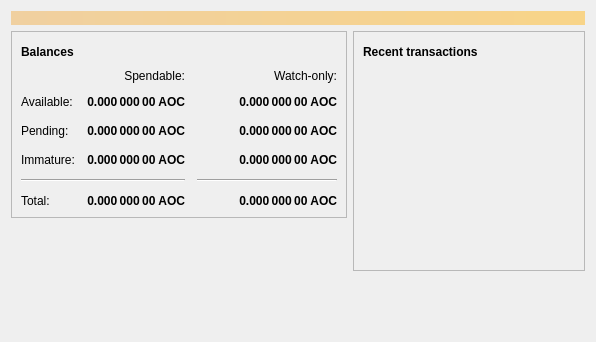
<?xml version="1.0" encoding="UTF-8"?>
<ui version="4.0">
 <class>OverviewPage</class>
 <widget class="QWidget" name="OverviewPage">
  <property name="geometry">
   <rect>
    <x>0</x>
    <y>0</y>
    <width>596</width>
    <height>342</height>
   </rect>
  </property>
  <property name="windowTitle">
   <string>Form</string>
  </property>
  <layout class="QVBoxLayout" name="topLayout">
   <item>
    <widget class="QLabel" name="labelAlerts">
     <property name="visible">
      <bool>false</bool>
     </property>
     <property name="styleSheet">
      <string notr="true">QLabel { background-color: qlineargradient(x1: 0, y1: 0, x2: 1, y2: 0, stop:0 #F0D0A0, stop:1 #F8D488); color:#000000; }</string>
     </property>
     <property name="wordWrap">
      <bool>true</bool>
     </property>
     <property name="margin">
      <number>3</number>
     </property>
     <property name="textInteractionFlags">
      <set>Qt::TextSelectableByMouse</set>
     </property>
    </widget>
   </item>
   <item>
    <layout class="QHBoxLayout" name="horizontalLayout" stretch="1,1">
     <item>
      <layout class="QVBoxLayout" name="verticalLayout_2">
       <item>
        <widget class="QFrame" name="frame">
         <property name="frameShape">
          <enum>QFrame::StyledPanel</enum>
         </property>
         <property name="frameShadow">
          <enum>QFrame::Raised</enum>
         </property>
         <layout class="QVBoxLayout" name="verticalLayout_4">
          <item>
           <layout class="QHBoxLayout" name="horizontalLayout_4">
            <item>
             <widget class="QLabel" name="label_5">
              <property name="font">
               <font>
                <weight>75</weight>
                <bold>true</bold>
               </font>
              </property>
              <property name="text">
               <string>Balances</string>
              </property>
             </widget>
            </item>
            <item>
             <widget class="QPushButton" name="labelWalletStatus">
              <property name="enabled">
               <bool>true</bool>
              </property>
              <property name="maximumSize">
               <size>
                <width>30</width>
                <height>16777215</height>
               </size>
              </property>
              <property name="toolTip">
               <string>The displayed information may be out of date. Your wallet automatically synchronizes with the Aocoin network after a connection is established, but this process has not completed yet.</string>
              </property>
              <property name="text">
               <string/>
              </property>
              <property name="icon">
               <iconset resource="../bitcoin.qrc">
                <normaloff>:/icons/warning</normaloff>
                <disabledoff>:/icons/warning</disabledoff>:/icons/warning</iconset>
              </property>
              <property name="iconSize">
               <size>
                <width>24</width>
                <height>24</height>
               </size>
              </property>
              <property name="flat">
               <bool>true</bool>
              </property>
             </widget>
            </item>
            <item>
             <spacer name="horizontalSpacer_3">
              <property name="orientation">
               <enum>Qt::Horizontal</enum>
              </property>
              <property name="sizeHint" stdset="0">
               <size>
                <width>40</width>
                <height>20</height>
               </size>
              </property>
             </spacer>
            </item>
           </layout>
          </item>
          <item>
           <layout class="QGridLayout" name="gridLayout">
            <property name="spacing">
             <number>12</number>
            </property>
            <item row="2" column="2">
             <widget class="QLabel" name="labelWatchPending">
              <property name="font">
               <font>
                <weight>75</weight>
                <bold>true</bold>
               </font>
              </property>
              <property name="cursor">
               <cursorShape>IBeamCursor</cursorShape>
              </property>
              <property name="toolTip">
               <string>Unconfirmed transactions to watch-only addresses</string>
              </property>
              <property name="text">
               <string notr="true">0.000 000 00 AOC</string>
              </property>
              <property name="alignment">
               <set>Qt::AlignRight|Qt::AlignTrailing|Qt::AlignVCenter</set>
              </property>
              <property name="textInteractionFlags">
               <set>Qt::LinksAccessibleByMouse|Qt::TextSelectableByKeyboard|Qt::TextSelectableByMouse</set>
              </property>
             </widget>
            </item>
            <item row="2" column="1">
             <widget class="QLabel" name="labelUnconfirmed">
              <property name="font">
               <font>
                <weight>75</weight>
                <bold>true</bold>
               </font>
              </property>
              <property name="cursor">
               <cursorShape>IBeamCursor</cursorShape>
              </property>
              <property name="toolTip">
               <string>Total of transactions that have yet to be confirmed, and do not yet count toward the spendable balance</string>
              </property>
              <property name="text">
               <string notr="true">0.000 000 00 AOC</string>
              </property>
              <property name="alignment">
               <set>Qt::AlignRight|Qt::AlignTrailing|Qt::AlignVCenter</set>
              </property>
              <property name="textInteractionFlags">
               <set>Qt::LinksAccessibleByMouse|Qt::TextSelectableByKeyboard|Qt::TextSelectableByMouse</set>
              </property>
             </widget>
            </item>
            <item row="3" column="2">
             <widget class="QLabel" name="labelWatchImmature">
              <property name="font">
               <font>
                <weight>75</weight>
                <bold>true</bold>
               </font>
              </property>
              <property name="cursor">
               <cursorShape>IBeamCursor</cursorShape>
              </property>
              <property name="toolTip">
               <string>Mined balance in watch-only addresses that has not yet matured</string>
              </property>
              <property name="text">
               <string notr="true">0.000 000 00 AOC</string>
              </property>
              <property name="alignment">
               <set>Qt::AlignRight|Qt::AlignTrailing|Qt::AlignVCenter</set>
              </property>
              <property name="textInteractionFlags">
               <set>Qt::LinksAccessibleByMouse|Qt::TextSelectableByKeyboard|Qt::TextSelectableByMouse</set>
              </property>
             </widget>
            </item>
            <item row="4" column="0" colspan="2">
             <widget class="Line" name="line">
              <property name="orientation">
               <enum>Qt::Horizontal</enum>
              </property>
             </widget>
            </item>
            <item row="4" column="2">
             <widget class="Line" name="lineWatchBalance">
              <property name="sizePolicy">
               <sizepolicy hsizetype="Preferred" vsizetype="Fixed">
                <horstretch>0</horstretch>
                <verstretch>0</verstretch>
               </sizepolicy>
              </property>
              <property name="minimumSize">
               <size>
                <width>140</width>
                <height>0</height>
               </size>
              </property>
              <property name="orientation">
               <enum>Qt::Horizontal</enum>
              </property>
             </widget>
            </item>
            <item row="5" column="0">
             <widget class="QLabel" name="labelTotalText">
              <property name="text">
               <string>Total:</string>
              </property>
             </widget>
            </item>
            <item row="3" column="1">
             <widget class="QLabel" name="labelImmature">
              <property name="font">
               <font>
                <weight>75</weight>
                <bold>true</bold>
               </font>
              </property>
              <property name="cursor">
               <cursorShape>IBeamCursor</cursorShape>
              </property>
              <property name="toolTip">
               <string>Mined balance that has not yet matured</string>
              </property>
              <property name="text">
               <string notr="true">0.000 000 00 AOC</string>
              </property>
              <property name="alignment">
               <set>Qt::AlignRight|Qt::AlignTrailing|Qt::AlignVCenter</set>
              </property>
              <property name="textInteractionFlags">
               <set>Qt::LinksAccessibleByMouse|Qt::TextSelectableByKeyboard|Qt::TextSelectableByMouse</set>
              </property>
             </widget>
            </item>
            <item row="2" column="3">
             <spacer name="horizontalSpacer_2">
              <property name="orientation">
               <enum>Qt::Horizontal</enum>
              </property>
              <property name="sizeHint" stdset="0">
               <size>
                <width>40</width>
                <height>20</height>
               </size>
              </property>
             </spacer>
            </item>
            <item row="3" column="0">
             <widget class="QLabel" name="labelImmatureText">
              <property name="text">
               <string>Immature:</string>
              </property>
             </widget>
            </item>
            <item row="5" column="1">
             <widget class="QLabel" name="labelTotal">
              <property name="font">
               <font>
                <weight>75</weight>
                <bold>true</bold>
               </font>
              </property>
              <property name="cursor">
               <cursorShape>IBeamCursor</cursorShape>
              </property>
              <property name="toolTip">
               <string>Your current total balance</string>
              </property>
              <property name="text">
               <string notr="true">0.000 000 00 AOC</string>
              </property>
              <property name="alignment">
               <set>Qt::AlignRight|Qt::AlignTrailing|Qt::AlignVCenter</set>
              </property>
              <property name="textInteractionFlags">
               <set>Qt::LinksAccessibleByMouse|Qt::TextSelectableByKeyboard|Qt::TextSelectableByMouse</set>
              </property>
             </widget>
            </item>
            <item row="5" column="2">
             <widget class="QLabel" name="labelWatchTotal">
              <property name="font">
               <font>
                <weight>75</weight>
                <bold>true</bold>
               </font>
              </property>
              <property name="cursor">
               <cursorShape>IBeamCursor</cursorShape>
              </property>
              <property name="toolTip">
               <string>Current total balance in watch-only addresses</string>
              </property>
              <property name="text">
               <string notr="true">0.000 000 00 AOC</string>
              </property>
              <property name="alignment">
               <set>Qt::AlignRight|Qt::AlignTrailing|Qt::AlignVCenter</set>
              </property>
              <property name="textInteractionFlags">
               <set>Qt::LinksAccessibleByMouse|Qt::TextSelectableByKeyboard|Qt::TextSelectableByMouse</set>
              </property>
             </widget>
            </item>
            <item row="0" column="2">
             <widget class="QLabel" name="labelWatchonly">
              <property name="text">
               <string>Watch-only:</string>
              </property>
              <property name="alignment">
               <set>Qt::AlignRight|Qt::AlignTrailing|Qt::AlignVCenter</set>
              </property>
             </widget>
            </item>
            <item row="1" column="0">
             <widget class="QLabel" name="labelBalanceText">
              <property name="text">
               <string>Available:</string>
              </property>
             </widget>
            </item>
            <item row="1" column="1">
             <widget class="QLabel" name="labelBalance">
              <property name="font">
               <font>
                <weight>75</weight>
                <bold>true</bold>
               </font>
              </property>
              <property name="cursor">
               <cursorShape>IBeamCursor</cursorShape>
              </property>
              <property name="toolTip">
               <string>Your current spendable balance</string>
              </property>
              <property name="text">
               <string notr="true">0.000 000 00 AOC</string>
              </property>
              <property name="alignment">
               <set>Qt::AlignRight|Qt::AlignTrailing|Qt::AlignVCenter</set>
              </property>
              <property name="textInteractionFlags">
               <set>Qt::LinksAccessibleByMouse|Qt::TextSelectableByKeyboard|Qt::TextSelectableByMouse</set>
              </property>
             </widget>
            </item>
            <item row="1" column="2">
             <widget class="QLabel" name="labelWatchAvailable">
              <property name="font">
               <font>
                <weight>75</weight>
                <bold>true</bold>
               </font>
              </property>
              <property name="cursor">
               <cursorShape>IBeamCursor</cursorShape>
              </property>
              <property name="toolTip">
               <string>Your current balance in watch-only addresses</string>
              </property>
              <property name="text">
               <string notr="true">0.000 000 00 AOC</string>
              </property>
              <property name="alignment">
               <set>Qt::AlignRight|Qt::AlignTrailing|Qt::AlignVCenter</set>
              </property>
              <property name="textInteractionFlags">
               <set>Qt::LinksAccessibleByMouse|Qt::TextSelectableByKeyboard|Qt::TextSelectableByMouse</set>
              </property>
             </widget>
            </item>
            <item row="2" column="0">
             <widget class="QLabel" name="labelPendingText">
              <property name="text">
               <string>Pending:</string>
              </property>
             </widget>
            </item>
            <item row="0" column="1">
             <widget class="QLabel" name="labelSpendable">
              <property name="text">
               <string>Spendable:</string>
              </property>
              <property name="alignment">
               <set>Qt::AlignRight|Qt::AlignTrailing|Qt::AlignVCenter</set>
              </property>
             </widget>
            </item>
           </layout>
          </item>
         </layout>
        </widget>
       </item>
       <item>
        <spacer name="verticalSpacer">
         <property name="orientation">
          <enum>Qt::Vertical</enum>
         </property>
         <property name="sizeHint" stdset="0">
          <size>
           <width>20</width>
           <height>40</height>
          </size>
         </property>
        </spacer>
       </item>
      </layout>
     </item>
     <item>
      <layout class="QVBoxLayout" name="verticalLayout_3">
       <item>
        <widget class="QFrame" name="frame_2">
         <property name="frameShape">
          <enum>QFrame::StyledPanel</enum>
         </property>
         <property name="frameShadow">
          <enum>QFrame::Raised</enum>
         </property>
         <layout class="QVBoxLayout" name="verticalLayout">
          <item>
           <layout class="QHBoxLayout" name="horizontalLayout_2">
            <item>
             <widget class="QLabel" name="label_4">
              <property name="font">
               <font>
                <weight>75</weight>
                <bold>true</bold>
               </font>
              </property>
              <property name="text">
               <string>Recent transactions</string>
              </property>
             </widget>
            </item>
            <item>
             <widget class="QPushButton" name="labelTransactionsStatus">
              <property name="enabled">
               <bool>true</bool>
              </property>
              <property name="maximumSize">
               <size>
                <width>30</width>
                <height>16777215</height>
               </size>
              </property>
              <property name="toolTip">
               <string>The displayed information may be out of date. Your wallet automatically synchronizes with the Aocoin network after a connection is established, but this process has not completed yet.</string>
              </property>
              <property name="text">
               <string/>
              </property>
              <property name="icon">
               <iconset resource="../bitcoin.qrc">
                <normaloff>:/icons/warning</normaloff>
                <disabledoff>:/icons/warning</disabledoff>:/icons/warning</iconset>
              </property>
              <property name="iconSize">
               <size>
                <width>24</width>
                <height>24</height>
               </size>
              </property>
              <property name="flat">
               <bool>true</bool>
              </property>
             </widget>
            </item>
            <item>
             <spacer name="horizontalSpacer">
              <property name="orientation">
               <enum>Qt::Horizontal</enum>
              </property>
              <property name="sizeHint" stdset="0">
               <size>
                <width>40</width>
                <height>20</height>
               </size>
              </property>
             </spacer>
            </item>
           </layout>
          </item>
          <item>
           <widget class="QListView" name="listTransactions">
            <property name="styleSheet">
             <string notr="true">QListView { background: transparent; }</string>
            </property>
            <property name="frameShape">
             <enum>QFrame::NoFrame</enum>
            </property>
            <property name="verticalScrollBarPolicy">
             <enum>Qt::ScrollBarAlwaysOff</enum>
            </property>
            <property name="horizontalScrollBarPolicy">
             <enum>Qt::ScrollBarAlwaysOff</enum>
            </property>
            <property name="selectionMode">
             <enum>QAbstractItemView::NoSelection</enum>
            </property>
           </widget>
          </item>
         </layout>
        </widget>
       </item>
       <item>
        <spacer name="verticalSpacer_2">
         <property name="orientation">
          <enum>Qt::Vertical</enum>
         </property>
         <property name="sizeHint" stdset="0">
          <size>
           <width>20</width>
           <height>40</height>
          </size>
         </property>
        </spacer>
       </item>
      </layout>
     </item>
    </layout>
   </item>
  </layout>
 </widget>
 <resources/>
 <connections/>
</ui>
